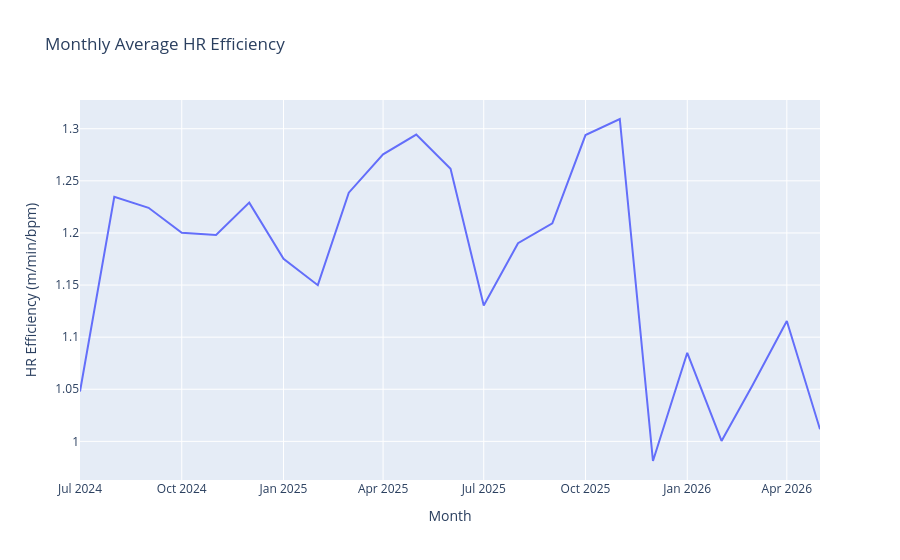

This figure's notebook cell:
### Code cell
df_easy["month_year"] = df_easy["date"].dt.to_period("M").dt.start_time

monthly_eff = df_easy.groupby("month_year")["hr_efficiency"].mean().reset_index()

fig = px.line(monthly_eff, x="month_year", y="hr_efficiency",
              title="Monthly Average HR Efficiency",
              labels={"hr_efficiency": "HR Efficiency (m/min/bpm)", 
                      "month_year": "Month"})
fig.show()

### Figure 1 — Plotly figure (JSON) as saved in the notebook; plotly's stock layout.template omitted (floating-point values rounded to 4 significant figures)
{"data": [{"hovertemplate": "Month=%{x}<br>HR Efficiency (m/min/bpm)=%{y}<extra></extra>", "legendgroup": "", "line": {"color": "#636efa", "dash": "solid"}, "marker": {"symbol": "circle"}, "mode": "lines", "name": "", "orientation": "v", "showlegend": false, "type": "scatter", "x": ["2024-07-01T00:00:00.000000", "2024-08-01T00:00:00.000000", "2024-09-01T00:00:00.000000", "2024-10-01T00:00:00.000000", "2024-11-01T00:00:00.000000", "2024-12-01T00:00:00.000000", "2025-01-01T00:00:00.000000", "2025-02-01T00:00:00.000000", "2025-03-01T00:00:00.000000", "2025-04-01T00:00:00.000000", "2025-05-01T00:00:00.000000", "2025-06-01T00:00:00.000000", "2025-07-01T00:00:00.000000", "2025-08-01T00:00:00.000000", "2025-09-01T00:00:00.000000", "2025-10-01T00:00:00.000000", "2025-11-01T00:00:00.000000", "2025-12-01T00:00:00.000000", "2026-01-01T00:00:00.000000", "2026-02-01T00:00:00.000000", "2026-03-01T00:00:00.000000", "2026-04-01T00:00:00.000000", "2026-05-01T00:00:00.000000"], "xaxis": "x", "y": [1.048, 1.235, 1.224, 1.2, 1.198, 1.229, 1.175, 1.15, 1.239, 1.275, 1.294, 1.262, 1.13, 1.19, 1.209, 1.294, 1.309, 0.9812, 1.085, 1.0, 1.054, 1.115, 1.012], "yaxis": "y"}], "layout": {"legend": {"tracegroupgap": 0}, "title": {"text": "Monthly Average HR Efficiency"}, "xaxis": {"anchor": "y", "domain": [0, 1], "title": {"text": "Month"}}, "yaxis": {"anchor": "x", "domain": [0, 1], "title": {"text": "HR Efficiency (m/min/bpm)"}}}}
